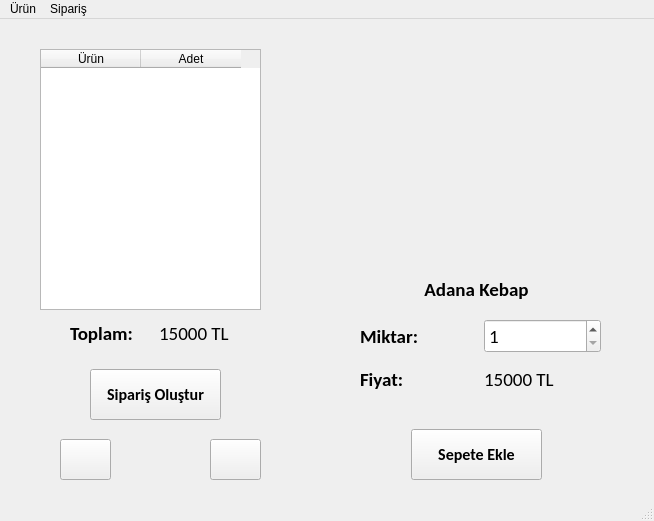
<?xml version="1.0" encoding="UTF-8"?>
<ui version="4.0">
 <class>MainWindow</class>
 <widget class="QMainWindow" name="MainWindow">
  <property name="geometry">
   <rect>
    <x>0</x>
    <y>0</y>
    <width>654</width>
    <height>521</height>
   </rect>
  </property>
  <property name="windowTitle">
   <string>Restoran Sipariş ve Yönetim</string>
  </property>
  <widget class="QWidget" name="centralwidget">
   <widget class="QPushButton" name="sonrakiButon">
    <property name="geometry">
     <rect>
      <x>210</x>
      <y>420</y>
      <width>51</width>
      <height>41</height>
     </rect>
    </property>
    <property name="font">
     <font>
      <pointsize>8</pointsize>
     </font>
    </property>
    <property name="text">
     <string/>
    </property>
    <property name="icon">
     <iconset>
      <normaloff>../../kütüphane/ui/sağ.png</normaloff>../../kütüphane/ui/sağ.png</iconset>
    </property>
    <property name="iconSize">
     <size>
      <width>32</width>
      <height>32</height>
     </size>
    </property>
   </widget>
   <widget class="QPushButton" name="oncekiButon">
    <property name="geometry">
     <rect>
      <x>60</x>
      <y>420</y>
      <width>51</width>
      <height>41</height>
     </rect>
    </property>
    <property name="text">
     <string/>
    </property>
    <property name="icon">
     <iconset>
      <normaloff>../../kütüphane/ui/sol.png</normaloff>../../kütüphane/ui/sol.png</iconset>
    </property>
    <property name="iconSize">
     <size>
      <width>32</width>
      <height>32</height>
     </size>
    </property>
   </widget>
   <widget class="QLabel" name="fotograf">
    <property name="geometry">
     <rect>
      <x>321</x>
      <y>40</y>
      <width>300</width>
      <height>200</height>
     </rect>
    </property>
    <property name="text">
     <string/>
    </property>
    <property name="scaledContents">
     <bool>true</bool>
    </property>
   </widget>
   <widget class="QPushButton" name="kaydetButon">
    <property name="geometry">
     <rect>
      <x>411</x>
      <y>410</y>
      <width>131</width>
      <height>51</height>
     </rect>
    </property>
    <property name="font">
     <font>
      <family>Calibri</family>
      <pointsize>12</pointsize>
      <weight>75</weight>
      <bold>true</bold>
     </font>
    </property>
    <property name="text">
     <string>Sepete Ekle</string>
    </property>
   </widget>
   <widget class="QTableWidget" name="sepettablo">
    <property name="geometry">
     <rect>
      <x>40</x>
      <y>30</y>
      <width>221</width>
      <height>261</height>
     </rect>
    </property>
    <column>
     <property name="text">
      <string>Ürün</string>
     </property>
    </column>
    <column>
     <property name="text">
      <string>Adet</string>
     </property>
    </column>
   </widget>
   <widget class="QLabel" name="label">
    <property name="geometry">
     <rect>
      <x>321</x>
      <y>260</y>
      <width>311</width>
      <height>21</height>
     </rect>
    </property>
    <property name="font">
     <font>
      <family>Calibri</family>
      <pointsize>14</pointsize>
      <weight>75</weight>
      <bold>true</bold>
     </font>
    </property>
    <property name="text">
     <string>Adana Kebap</string>
    </property>
    <property name="alignment">
     <set>Qt::AlignCenter</set>
    </property>
   </widget>
   <widget class="QWidget" name="verticalLayoutWidget">
    <property name="geometry">
     <rect>
      <x>360</x>
      <y>300</y>
      <width>241</width>
      <height>80</height>
     </rect>
    </property>
    <layout class="QVBoxLayout" name="verticalLayout">
     <item>
      <layout class="QHBoxLayout" name="horizontalLayout_2">
       <item>
        <widget class="QLabel" name="label_4">
         <property name="font">
          <font>
           <family>Calibri</family>
           <pointsize>14</pointsize>
           <weight>75</weight>
           <bold>true</bold>
          </font>
         </property>
         <property name="text">
          <string>Miktar:</string>
         </property>
        </widget>
       </item>
       <item>
        <widget class="QSpinBox" name="miktarBox">
         <property name="font">
          <font>
           <family>Calibri</family>
           <pointsize>14</pointsize>
          </font>
         </property>
         <property name="minimum">
          <number>1</number>
         </property>
        </widget>
       </item>
      </layout>
     </item>
     <item>
      <layout class="QHBoxLayout" name="horizontalLayout">
       <item>
        <widget class="QLabel" name="label_2">
         <property name="font">
          <font>
           <family>Calibri</family>
           <pointsize>14</pointsize>
           <weight>75</weight>
           <bold>true</bold>
          </font>
         </property>
         <property name="text">
          <string>Fiyat:</string>
         </property>
        </widget>
       </item>
       <item>
        <widget class="QLabel" name="fiyatLabel">
         <property name="font">
          <font>
           <family>Calibri</family>
           <pointsize>14</pointsize>
          </font>
         </property>
         <property name="text">
          <string>15000 TL</string>
         </property>
        </widget>
       </item>
      </layout>
     </item>
    </layout>
   </widget>
   <widget class="QPushButton" name="siparisButon">
    <property name="geometry">
     <rect>
      <x>90</x>
      <y>350</y>
      <width>131</width>
      <height>51</height>
     </rect>
    </property>
    <property name="font">
     <font>
      <family>Calibri</family>
      <pointsize>12</pointsize>
      <weight>75</weight>
      <bold>true</bold>
     </font>
    </property>
    <property name="text">
     <string>Sipariş Oluştur</string>
    </property>
   </widget>
   <widget class="QWidget" name="layoutWidget">
    <property name="geometry">
     <rect>
      <x>70</x>
      <y>294</y>
      <width>171</width>
      <height>41</height>
     </rect>
    </property>
    <layout class="QHBoxLayout" name="horizontalLayout_3">
     <item>
      <widget class="QLabel" name="label_3">
       <property name="font">
        <font>
         <family>Calibri</family>
         <pointsize>14</pointsize>
         <weight>75</weight>
         <bold>true</bold>
        </font>
       </property>
       <property name="text">
        <string>Toplam:</string>
       </property>
      </widget>
     </item>
     <item>
      <widget class="QLabel" name="toplamfiyat">
       <property name="font">
        <font>
         <family>Calibri</family>
         <pointsize>14</pointsize>
        </font>
       </property>
       <property name="text">
        <string>15000 TL</string>
       </property>
      </widget>
     </item>
    </layout>
   </widget>
  </widget>
  <widget class="QMenuBar" name="menubar">
   <property name="geometry">
    <rect>
     <x>0</x>
     <y>0</y>
     <width>654</width>
     <height>21</height>
    </rect>
   </property>
   <widget class="QMenu" name="menuHareketler">
    <property name="title">
     <string>Ürün</string>
    </property>
    <addaction name="urunliste"/>
    <addaction name="urunekle"/>
    <addaction name="stokGuncelle"/>
   </widget>
   <widget class="QMenu" name="menuSipari">
    <property name="title">
     <string>Sipariş</string>
    </property>
    <addaction name="siparisliste"/>
   </widget>
   <addaction name="menuHareketler"/>
   <addaction name="menuSipari"/>
  </widget>
  <widget class="QStatusBar" name="statusbar"/>
  <action name="urunliste">
   <property name="text">
    <string>Ürün Listesi</string>
   </property>
  </action>
  <action name="stokbilgileri">
   <property name="text">
    <string>Stok Bilgileri</string>
   </property>
  </action>
  <action name="urunekle">
   <property name="text">
    <string>Ürün Ekle</string>
   </property>
  </action>
  <action name="urunsil">
   <property name="text">
    <string>Ürün Sil</string>
   </property>
  </action>
  <action name="siparisEkle">
   <property name="text">
    <string>Sipariş Ekle</string>
   </property>
  </action>
  <action name="siparisIptal">
   <property name="text">
    <string>Sipariş İptal</string>
   </property>
  </action>
  <action name="siparisliste">
   <property name="text">
    <string>Sipariş Listesi</string>
   </property>
  </action>
  <action name="stokGuncelle">
   <property name="text">
    <string>Stok Güncelle</string>
   </property>
  </action>
 </widget>
 <resources/>
 <connections/>
</ui>
